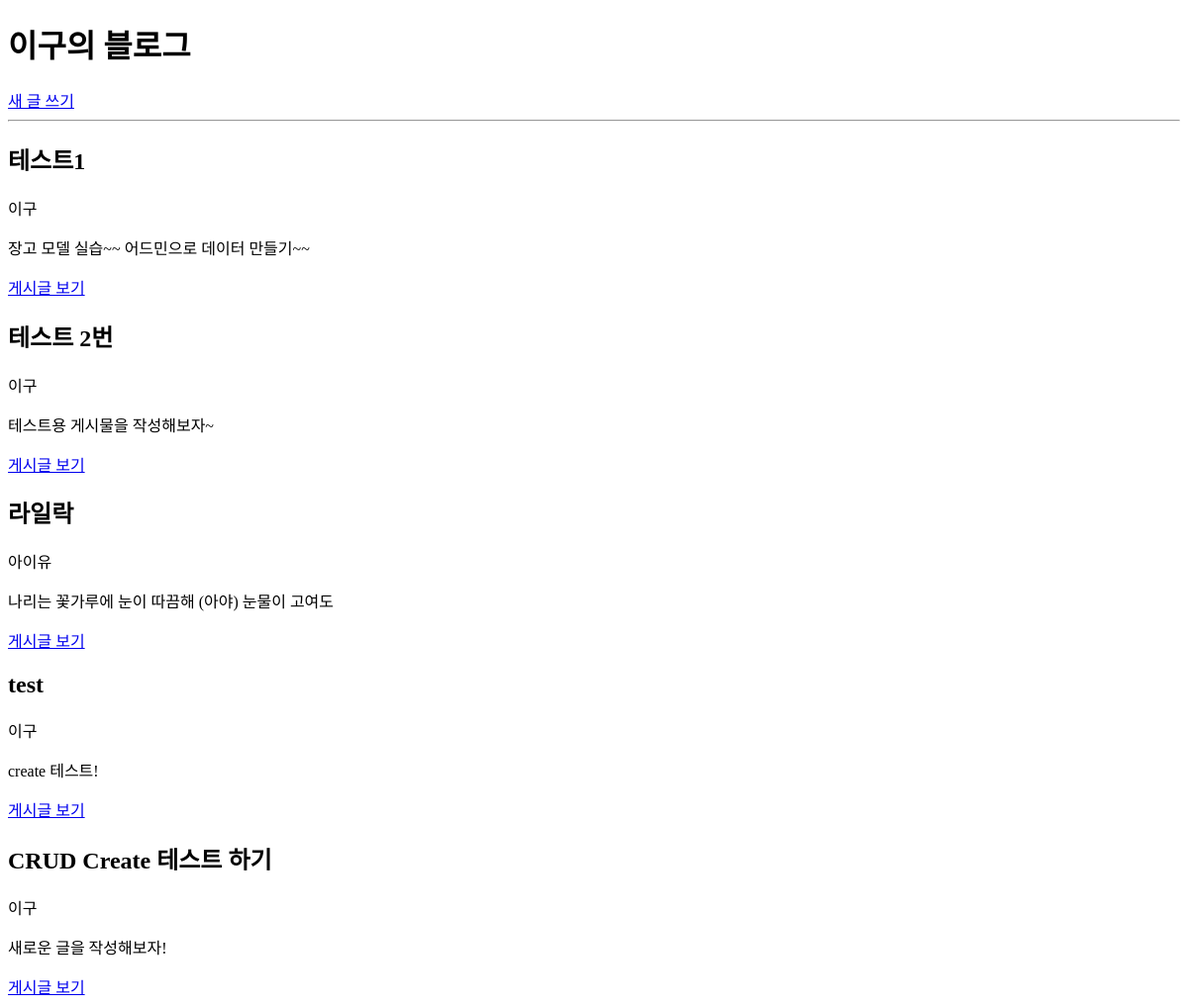
The app's page /, older data.
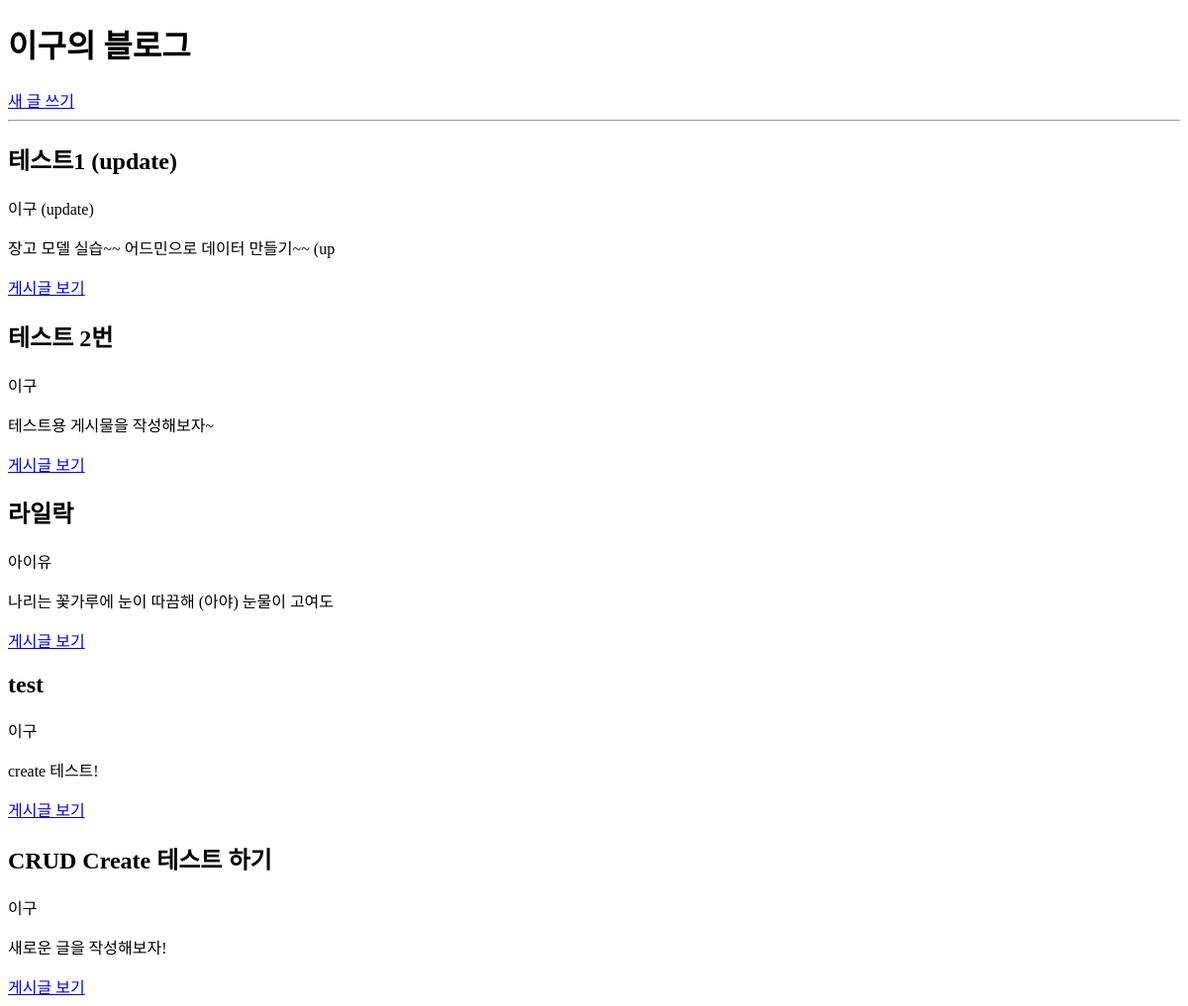
The same page, newer data.
### blog/models.py (models this page shows, shortened)
class Blog(models.Model):
    title = models.CharField(max_length=200)
    writer = models.CharField(max_length=100)
    pub_date = models.DateTimeField()
    body = models.TextField()
    def summary(self):
        return self.body[:30]

### blog/views.py (the view)
# urls.py: 2. Add a URL to urlpatterns:  path('', views.home, name='home')
def home(request):
    blogs = Blog.objects.all()
    return render(request, 'home.html', { 'blogs': blogs })

### blog/templates/home.html (shortened to what this page needs)
<!DOCTYPE html>
<html lang="en">
<head>
</head>
<body>
    <h1>이구의 블로그</h1>
    <a href="{% url 'new' %}">새 글 쓰기</a>
    <hr>
    {% for blog in blogs %}
        <h2>{{ blog.title }}</h2>
        <p>{{ blog.writer }}</p>
        <p>{{ blog.summary }}</p>
        <a href="{% url 'detail' blog.id %}">게시글 보기</a>
    {% endfor %}
</body>
</html>

Row changes from the older to the newer data that the page shows:
changed Blog: title "테스트1" → "테스트1 (update)"; writer "이구" → "이구 (update)"; summary "장고 모델 실습~~ 어드민으로 데이터 만들기~~" → "장고 모델 실습~~ 어드민으로 데이터 만들기~~ (up"
